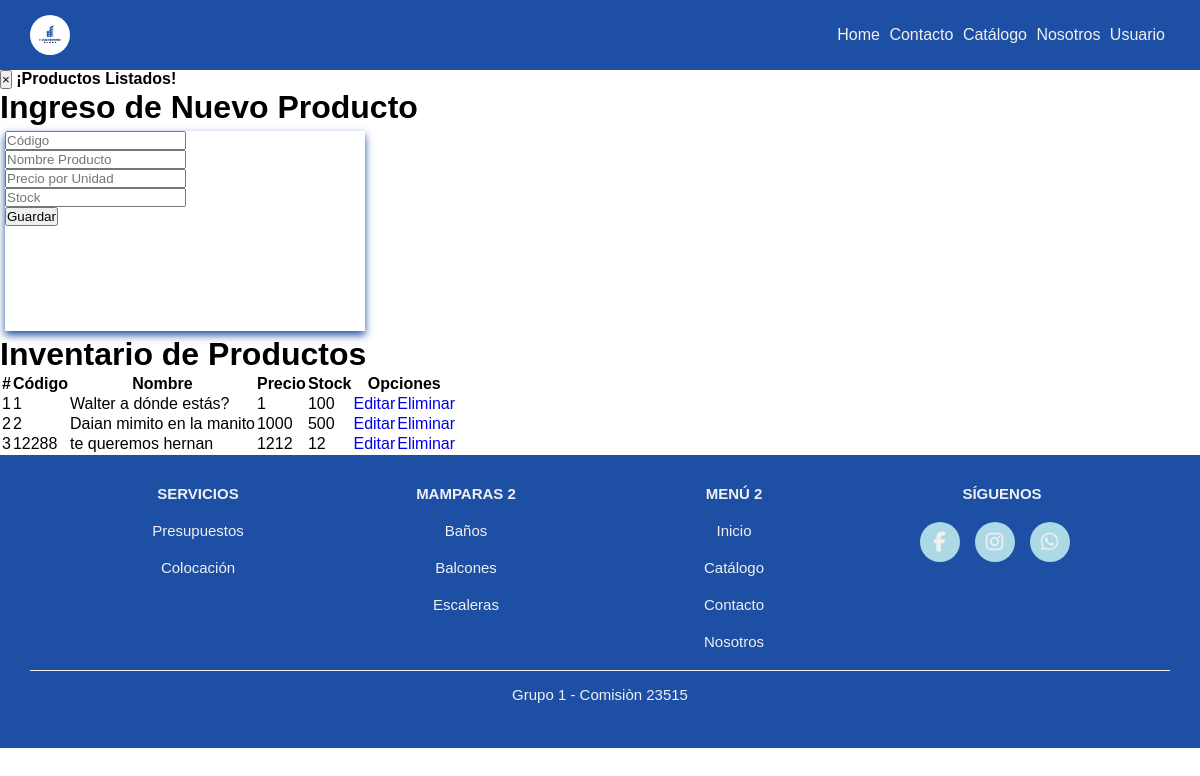
/producto, run on the app's committed database.
### producto/models.py (models this page shows, shortened)
class Producto(models.Model):
    codigo=models.IntegerField(primary_key=True)
    nombre=models.CharField(max_length=50)
    precio=models.PositiveIntegerField()
    stock_unidades=models.PositiveIntegerField()

### producto/views.py (the view)
# urls.py: path('producto', producto_views.productos, name="producto"),
def productos(request):
    productosLista = Producto.objects.all()
    messages.success(request, '¡Productos Listados!')
    return render(request, 'producto/gestionProductos.html', {"productos": productosLista })

### producto/templates/producto/gestionProductos.html (shortened to what this page needs)
{% extends "producto/producto.html" %}
{% block content %}
<div >
    <div >
        {% if messages %}
        {% for message in messages %}
        <div>
            <button type="button" class="close" data-dismiss="alert">&times;</button>
            <strong class="text-dark">{{ message }}</strong>
        </div>
        {% endfor %}
        {% endif %}
        <h1>Ingreso de Nuevo Producto</h1>
        <div class="card">
            <div class="card-body">
                <form action="registrarProducto/" method="POST">{% csrf_token %}
                    <div class="form-group">
                        <input type="text" id="txtCodigo" name="txtCodigo" class="form-control" placeholder="Código"
                            minlength="1" maxlength="6" required>
                    </div>
                    <div class="form-group">
                        <input type="text" id="txtNombre" name="txtNombre" class="form-control" placeholder="Nombre Producto"
                            maxlength="50" required>
                    </div>
                    <div class="form-group">
                        <input type="text" id="txtPrecio" name="txtPrecio" class="form-control" placeholder="Precio por Unidad" min="1" required>
                    </div>
                    <div class="form-group">
                        <input type="text" id="txtStock" name="txtStock" class="form-control"  placeholder="Stock" min="1" required>
                    </div>
                    <div class="form-group">
                        <button type="submit" class="btn btn-success btn-block text-white">Guardar</button>
                    </div>
                </form>
            </div>
        </div>
    </div>
    <div class="col-sm-12 col-md-6 col-lg-8 col-xl-8">
        <h1>Inventario de Productos</h1>
        <div class="table-responsive py-2">
            <table class="table table-striped">
                <thead>
                    <tr>
                        <th>#</th>
                        <th>Código</th>
                        <th>Nombre</th>
                        <th>Precio</th>
                        <th>Stock</th>
                        <th colspan="2">Opciones</th>
                    </tr>
                </thead>
                <tbody>
                    {% for c in productos %}
                    <tr>
                        <td>{{forloop.counter}}</td>
                        <td>{{c.codigo}}</td>
                        <td>{{c.nombre}}</td>
                        <td>{{c.precio}}</td>
                        <td>{{c.stock_unidades}}</td>
                        <td><a href="edicionProducto/{{c.codigo}}" class="btn btn-info">Editar</a></td>
                        <td><a href="eliminarProducto/{{c.codigo}}" class="btn btn-danger btnEliminacion">Eliminar</a></td>
                    </tr>
                    {% endfor %}
                </tbody>
            </table>
        </div>
    </div>
</div>
{% endblock %}

### producto/templates/producto/producto.html (shortened to what this page needs)
{% extends 'core/base.html' %}
{% load static %}

### core/templates/core/base.html (shortened to what this page needs)
{% load static %}
<!DOCTYPE html>
<html lang="es">
<head>
    <link rel="stylesheet" href="{% static 'core/base.css' %}">
    <link rel="stylesheet" href="{% static 'core/home.css' %}">
    <link rel="stylesheet" href="{% static 'core/contacto.css' %}">
    <link rel="stylesheet" href="{% static 'core/nosotros.css' %}">
    <link rel="stylesheet" href="{% static 'core/catalogo.css' %}">
    <link rel="stylesheet" href="https://cdnjs.cloudflare.com/ajax/libs/font-awesome/6.4.2/css/all.min.css" />
</head>
<body>
    <header >
        <nav class="nav">
            <img src= "{% static 'core/imagenes/logo.jpg' %}" alt="" class="logo">
            <ul>
                <li> <a href="{% url 'home' %}">Home</a></li>
                <li><a href="{% url 'contacto' %}" target="_blank">Contacto</a></li>
                <li><a href="{% url 'catalogo' %}" target="_blank">Catálogo</a></li>
                <li><a href="{% url 'nosotros' %}"target="_blank">Nosotros</a></li>
                <li><a href="{% url 'producto' %}"target="_blank">Usuario</a></li>
            </ul>
        </nav>
    </header>
    <main class="main">
    {% block content %}{% endblock %}
    </main>
    <footer class="footer">
        <div class="conteiner-footer">
            <div class="footer_link">
                <div class="link">
                    <h3>Servicios</h3>
                    <ul>
                        <li><a href="{% url 'contacto' %}" target="_blank">Presupuestos</a></li></li>
                        <li><a href="{% url 'nosotros' %}" target="_blank">Colocación</a></li></li>
                    </ul>
                </div>
                <div class="link">
                    <h3>Mamparas 2</h3>
                    <ul>
                        <li><a href="{% url 'catalogo'%}" target="_blank">Baños</a></li>
                        <li><a href="{% url 'catalogo'%}" target="_blank">Balcones</a></li>
                        <li><a href="{% url 'catalogo'%}" target="_blank">Escaleras</a></li>
                    </ul>
                </div>
                <div class="link">
                    <h3>Menú 2</h3>
                    <ul>
                        <li><a href="#">Inicio</a></li>
                        <li><a href="{% url 'catalogo'%}" target="_blank" >Catálogo</a></li>
                        <li><a href="{% url 'contacto'%}" target="_blank" >Contacto</a></li>
                        <li><a href="{% url 'nosotros'%}" target="_blank" >Nosotros</a></li>
                    </ul>
                </div>
                <div class="link" >
                    <h3>Síguenos</h3>
                    <div class="social">
                        <a href="https://www.facebook.com/" target="_blank">
                            <i class="fa-brands fa-facebook-f"></i>
                        </a>
                        <a href="https://www.instagram.com/" target="_blank">
                            <i class="fa-brands fa-instagram"></i>
                        </a>
                        <a href="https://web.whatsapp.com/%}" target="_blank">
                            <i class="fa-brands fa-whatsapp"></i>
                        </a>
                    </div>
                </div>
            </div>
            <div class="footer-text">
                <p>Grupo 1 - Comisiòn 23515</p>
            </div>
        </div>
    </footer>
</body>
</html>

### core/static/core/base.css (style rules this page uses)
:root { --color_prinipal: #1d4fa5; --color_secundario: #404040; --color_base: #f0f0f0; --fuente_primcipal: Arial, sans-serif; }
* { box-sizing: border-box; font-family: var(--fuente_primcipal); margin: 0; padding: 0; text-decoration: none; list-style: none; }
nav { background-color: var(--color_prinipal); color: var(--color_base); padding: 15px 30px; display: flex; justify-content: space-between; align-items: center; }
nav li { display: inline; margin-right: 5px; }
nav a { color: var(--color_base); padding: 10px 0; }
nav img { height: 40px; width: 40px; border-radius: 25px; }
main { display: flex; flex-direction: column; }
.footer { padding: 20px 0 10px 0; background-color: var(--color_prinipal); }
.conteiner-footer { text-align: center; }
.footer_link { display: flex; flex-wrap: wrap; justify-content: space-evenly; }
.link { width: 200px; }
.link h3 { font-size: 15px; color: var(--color_base); text-transform: uppercase; margin-bottom: 20px; }
.link a { font-size: 15px; color: var(--color_base); display: block; margin-bottom: 20px; }
.social { display: flex; justify-content: center; }
.social i { display: inline-block; min-height: 40px; width: 40px; background-color: lightblue; margin: 0 15px 10px 0; text-align: center; line-height: 40px; border-radius: 50%; color: var(--color_base); font-size: 20px; }
.footer-text { display: flex; justify-content: center; padding: 15px; border-top: 1px solid var(--color_base); }
.footer-text p { font-size: 15px; color: var(--color_base); }
.footer { padding: 30px; }
.social { justify-content: center; }
.footer-text { text-align: center; }

### core/static/core/catalogo.css (style rules this page uses)
.card { width: 30%; height: 200px; background-color: #fff; margin: 5px; box-shadow: 0px 4px 8px 0px var(--color_prinipal); perspective: 1000px; object-fit: cover; }

### data on the page
Producto: codigo "1", nombre "Walter a dónde estás?", precio "1", stock_unidades "100"
Producto: codigo "2", nombre "Daian mimito en la manito", precio "1000", stock_unidades "500"
Producto: codigo "12288", nombre "te queremos hernan", precio "1212", stock_unidades "12"

### other printed values
{{ message }} "¡Productos Listados!"
